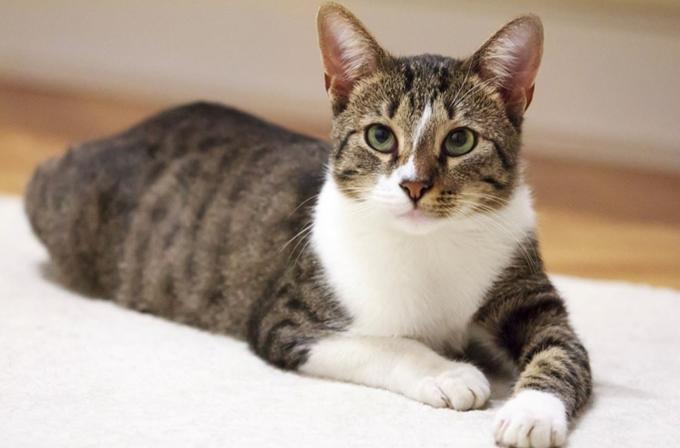
#> input picture bluring/cat.jpg, 680 x 448 px, given in place of cat.png, which was not available
$ python edge_laplacian.py   (older library calls are emulated)
#> lines starting #> are read from the running program, lines starting #| are printed output that depends on the picture; pictures that were not available may be replaced by others from this repository, and a replacement may not be noted
import numpy as np, cv2

image = cv2.imread('cat.png', cv2.IMREAD_GRAYSCALE)
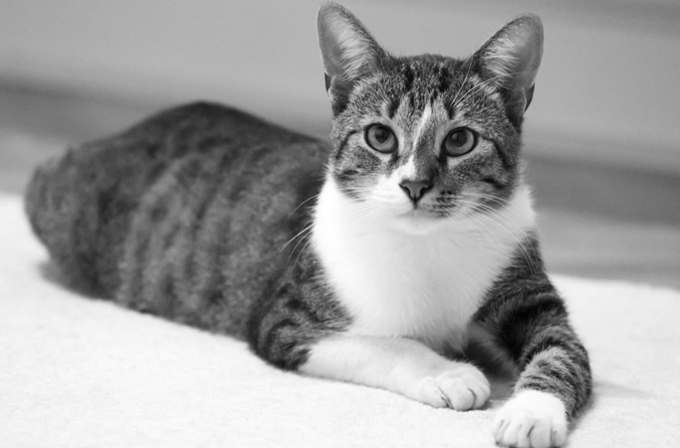
#> image: shape (448, 680); min 2, max 255, mean 160.4
if image is None: raise Exception('Error')

data1 = [[0,1,0],
         [1,-4,1],
         [0,1,0]]
data2 = [[-1,-1,-1],
         [-1,8,-1],
         [-1,-1,-1]]

mask4 = np.array(data1, np.int16)
mask8 = np.array(data2, np.int16)

dst1 = cv2.filter2D(image, cv2.CV_16S, mask4)
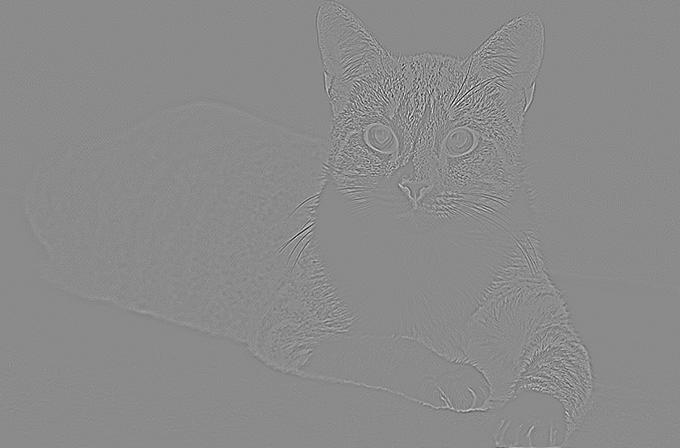
#> dst1: shape (448, 680) int16; min -227, max 189, mean 0; drawn with min black and max white
dst2 = cv2.filter2D(image, cv2.CV_16S, mask8)
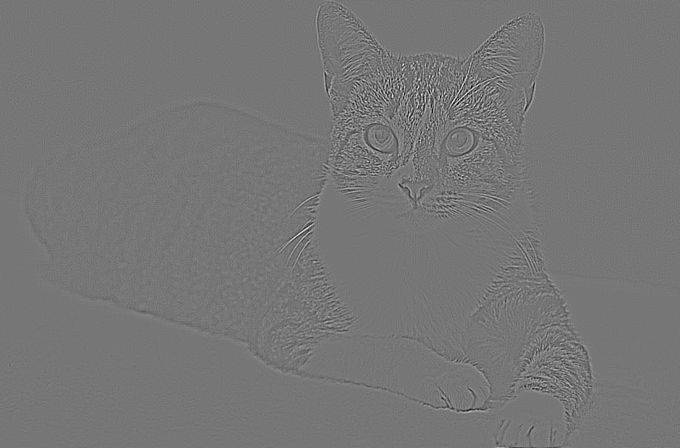
#> dst2: shape (448, 680) int16; min -451, max 517, mean 0; drawn with min black and max white
dst3 = cv2.Laplacian(image, cv2.CV_16S, 1)

cv2.imshow('image', image)
cv2.imshow('filter2D 4-direction', cv2.convertScaleAbs(dst1))
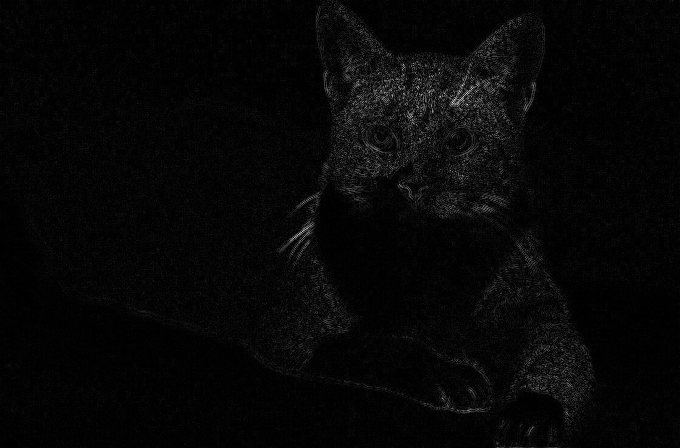
#> window 'filter2D 4-direction': shape (448, 680); min 0, max 227, mean 6.7
cv2.imshow('filter2D 8-direction', cv2.convertScaleAbs(dst2))
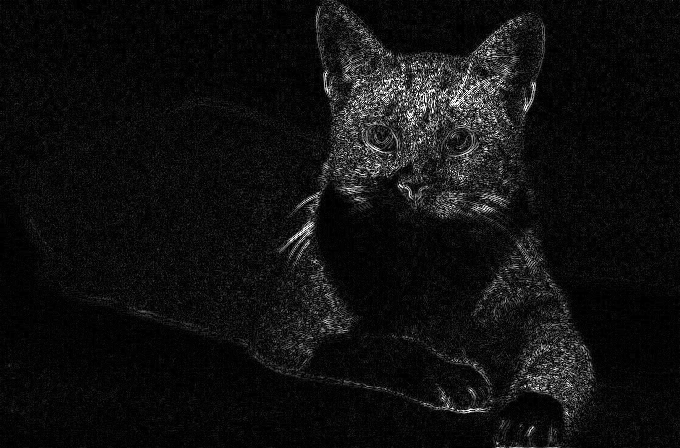
#> window 'filter2D 8-direction': shape (448, 680); min 0, max 255, mean 16.2
cv2.imshow('Laplacian',  cv2.convertScaleAbs(dst3))

cv2.waitKey(0)

$ run again, with bluring/book.jpg copied over bluring/cat.jpg
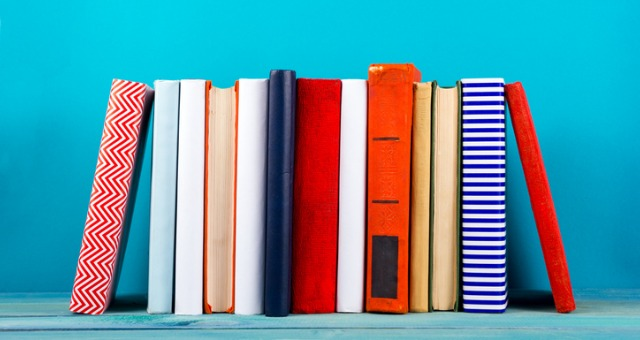
#> input picture bluring/book.jpg, 640 x 340 px, given in place of cat.png, which was not available
#> `dst2 = cv2.filter2D(image, cv2.CV_16S, mask8)`:
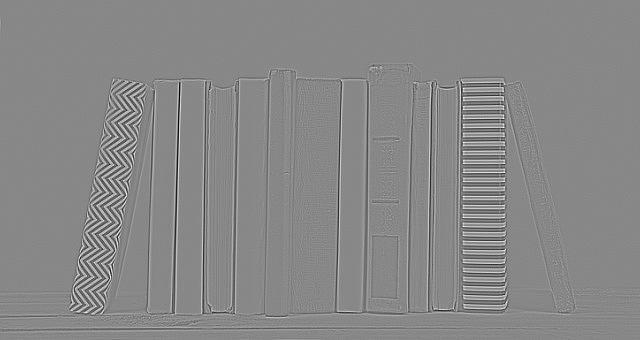
#> dst2: shape (340, 640) int16; min -819, max 717, mean 0; drawn with min black and max white
#> `cv2.imshow('filter2D 8-direction', cv2.convertScaleAbs(dst2))`:
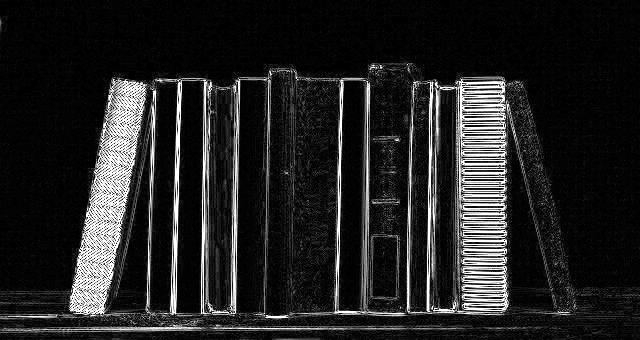
#> window 'filter2D 8-direction': shape (340, 640); min 0, max 255, mean 34.7

$ run again, with bluring/car_number_2.jpg copied over bluring/cat.jpg
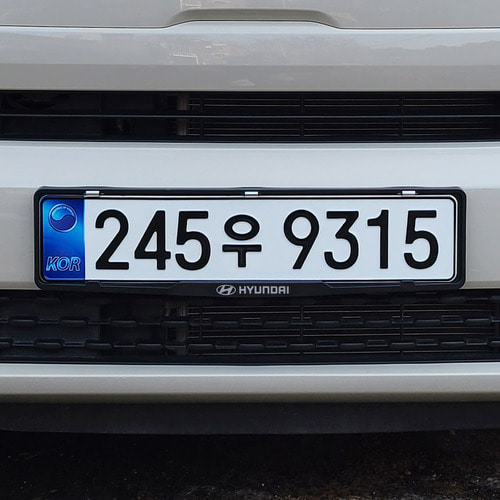
#> input picture bluring/car_number_2.jpg, 500 x 500 px, given in place of cat.png, which was not available
#> `dst2 = cv2.filter2D(image, cv2.CV_16S, mask8)`:
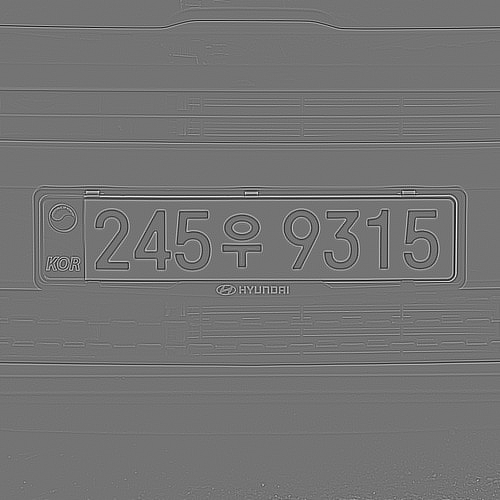
#> dst2: shape (500, 500) int16; min -830, max 991, mean 0; drawn with min black and max white
#> `cv2.imshow('filter2D 8-direction', cv2.convertScaleAbs(dst2))`:
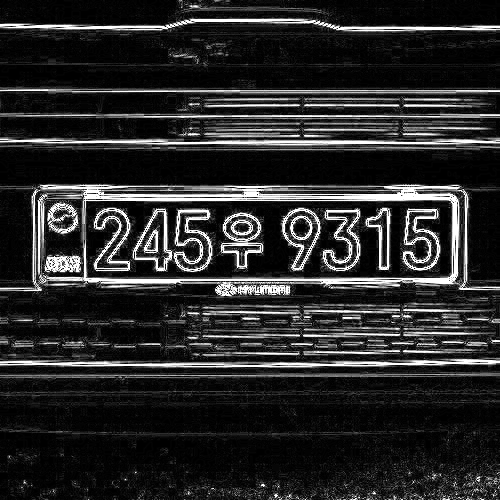
#> window 'filter2D 8-direction': shape (500, 500); min 0, max 255, mean 41.1
